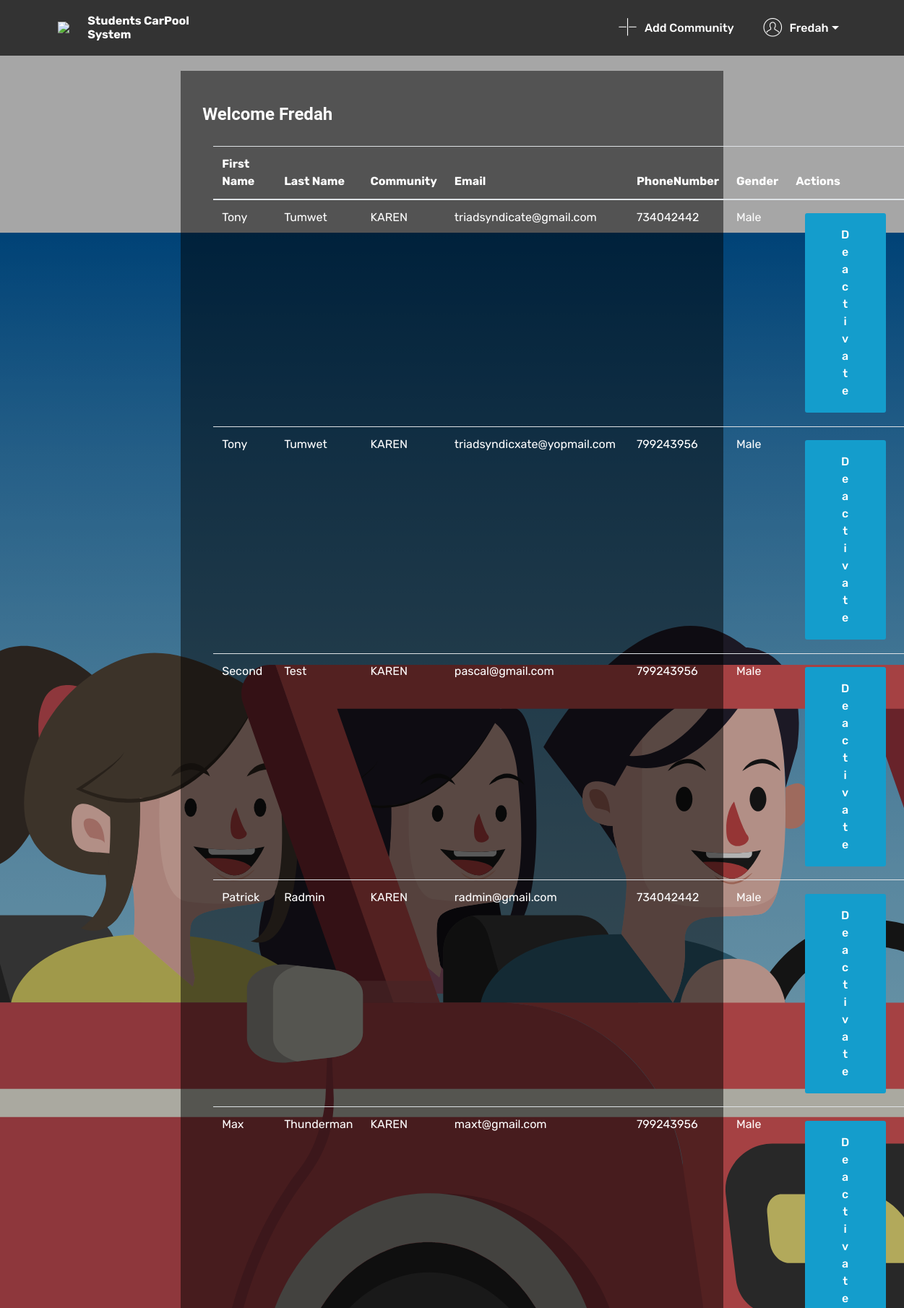
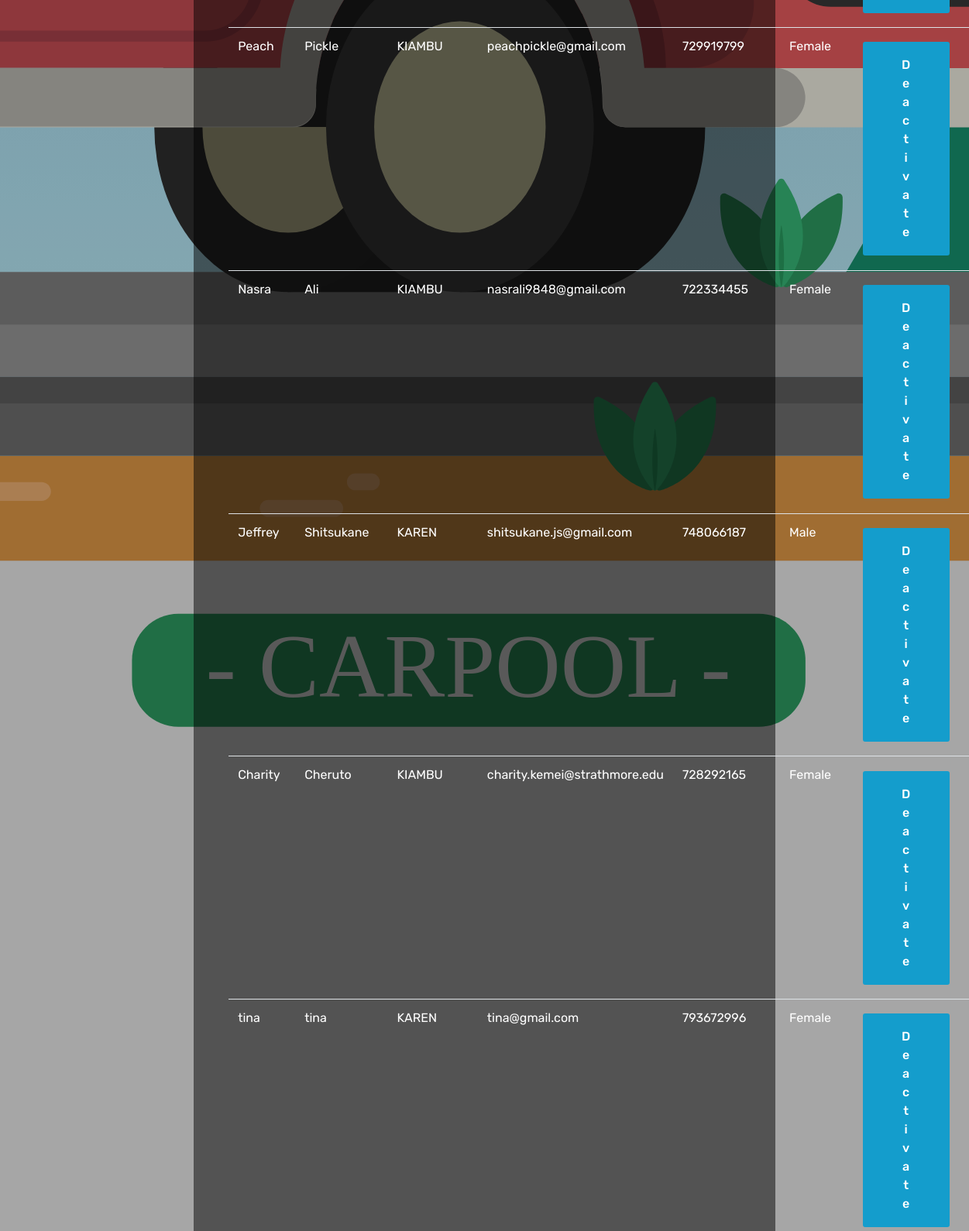
Screenshot of /admin/index.php (signed in, upper part) with the database file from the repository (2 pictures, top to bottom).
### tables this page shows
CREATE TABLE IF NOT EXISTS `carpool_users` (
  `user_id` int(11) NOT NULL,
  `firstname` text NOT NULL,
  `lastname` text NOT NULL,
  `email` varchar(255) NOT NULL,
  `password` varchar(255) NOT NULL,
  `phonenumber` varchar(10) NOT NULL,
  `idnumber` varchar(12) NOT NULL,
  `gender` text NOT NULL,
  `dateofbirth` date DEFAULT NULL,
  `community` text NOT NULL,
  `address` varchar(255) NOT NULL,
  `user_group_id` int(11) DEFAULT NULL,
  `active` varchar(10) NOT NULL DEFAULT 'FALSE',
  `new_account` varchar(11) NOT NULL DEFAULT 'TRUE'
);

### admin/index.php (the view, shortened to what this page needs)
<?php
$conn = OpenCon();
if (isset($_SESSION['fname'])) {
if ($_SESSION['user_group_id']=='3') {
$getSql = "SELECT * FROM carpool_users";
$driverdata = $conn->query($getSql);
?>
<!DOCTYPE html>
<html  >
<head>
  <link rel="stylesheet" href="../assets/web/assets/mobirise-icons/mobirise-icons.css">
  <link rel="stylesheet" href="../assets/tether/tether.min.css">
  <link rel="stylesheet" href="../assets/bootstrap/css/bootstrap.min.css">
  <link rel="stylesheet" href="../assets/bootstrap/css/bootstrap-grid.min.css">
  <link rel="stylesheet" href="../assets/bootstrap/css/bootstrap-reboot.min.css">
  <link rel="stylesheet" href="../assets/dropdown/css/style.css">
  <link rel="stylesheet" href="../assets/theme/css/style.css">
  <link rel="stylesheet" href="../assets/mobirise/css/mbr-additional.css" type="text/css">
  <link rel="stylesheet" href="../assets/custom/multistep.css">
</head>
<body>
  <?php include '../layouts/adminNav.php'; ?>
<section class="header9 cid-ruv4FB75N7 mbr-fullscreen mbr-parallax-background" id="header9-1">
      <div class="mbr-overlay" style="opacity: 0.3; background-color: black;">
    </div>
    <div style="background-color:rgba(0, 0, 0, 0.5); margin-top:4%; width:60%;" class="container">
        <div  class="media-container-column mbr-white col-lg-8 col-md-10">
          <h4 style="color:white;" class="align-left mbr-bold pt-5 pb-3 mbr-fonts-style display-6">Welcome <?php echo $_SESSION['fname']; ?></h4>
          <div class="container scroll">
            <table class="table isSearch" cellspacing="0">
              <thead>
                <tr class="table-heads">
                  <th class="head-item mbr-fonts-style display-7">First Name</th>
                  <th class="head-item mbr-fonts-style display-7">Last Name</th>
                  <th class="head-item mbr-fonts-style display-7">Community</th>
                  <th class="head-item mbr-fonts-style display-7">Email</th>
                  <th class="head-item mbr-fonts-style display-7">PhoneNumber</th>
                  <th class="head-item mbr-fonts-style display-7">Gender</th>
                  <th class="head-item mbr-fonts-style display-7">Actions</th>
                </tr>
              </thead>
              <tbody>
                <?php while ($rowdriver = $driverdata->fetch_assoc()) {
                    ?>
                <tr>
                  <td class="body-item mbr-fonts-style display-7"><?php echo $rowdriver['firstname']; ?></td>
                  <td class="body-item mbr-fonts-style display-7"><?php echo $rowdriver['lastname']; ?></td>
                  <td class="body-item mbr-fonts-style display-7"><?php echo $rowdriver['community']; ?></td>
                  <td class="body-item mbr-fonts-style display-7"><?php echo $rowdriver['email']; ?></td>
                  <td class="body-item mbr-fonts-style display-7"><?php echo $rowdriver['phonenumber']; ?></td>
                  <td class="body-item mbr-fonts-style display-7"><?php echo $rowdriver['gender']; ?></td>
                  <td class="body-item mbr-fonts-style display-7"class="body-item mbr-fonts-style display-7"><a class="btn btn-primary" href="deactivate.php?id=<?php echo $rowdriver['user_id']; ?>">Deactivate</a></td>
                </tr>
              <?php }?>
              </tbody>
            </table>
          </div>
    </div>
    </div>
</section>
</body>
</html>
<?php }else {
header('Location: ../login.php');
} }else {
header('Location: ../login.php');
}?>

### assets/theme/css/style.css (style rules this page uses)
section { background-color: #eeeeee; }
section, .container, .container-fluid { position: relative; word-wrap: break-word; }
a { font-style: normal; font-weight: 400; cursor: pointer; }
a, a:hover { text-decoration: none; }
body { color: #232323; }
h1, h2, h3, h4, h5, h6, .h1, .h2, .h3, .h4, .h5, .h6, .display-1, .display-2, .display-3, .display-4 { line-height: 1; word-break: break-word; word-wrap: break-word; }
body { position: relative; }
section { background-position: 50% 50%; background-repeat: no-repeat; background-size: cover; }
.mbr-white { color: #ffffff; }
.align-left { text-align: left; }
.mbr-bold { font-weight: 700; }
.media-container-column { display: -ms-flexbox; display: -webkit-flex; display: flex; -webkit-flex-direction: column; -ms-flex-direction: column; flex-direction: column; -webkit-flex-wrap: wrap; -ms-flex-wrap: wrap; flex-wrap: wrap; -webkit-justify-content: center; -ms-flex-pack: center; justify-content: center; -webkit-align-content: center; -ms-flex-line-pack: center; align-content: center; -webkit-align-items: stretch; -ms-flex-align: stretch; align-items: stretch; }
.media-container-column > * { width: 100%; }
.mbr-fullscreen .mbr-overlay { min-height: 100vh; }
.mbr-fullscreen { display: flex; display: -webkit-flex; display: -moz-flex; display: -ms-flex; display: -o-flex; align-items: center; -webkit-align-items: center; min-height: 100vh; padding-top: 3rem; padding-bottom: 3rem; }

### assets/mobirise/css/mbr-additional.css (style rules this page uses)
body { font-style: normal; line-height: 1.5; }
.display-7 { font-family: 'Rubik', sans-serif; font-size: 1rem; }
.btn { font-weight: 500; border-width: 2px; font-style: normal; letter-spacing: 1px; margin: .4rem .8rem; white-space: normal; -webkit-transition: all 0.3s ease-in-out; -moz-transition: all 0.3s ease-in-out; transition: all 0.3s ease-in-out; display: inline-flex; align-items: center; justify-content: center; word-break: break-word; -webkit-align-items: center; -webkit-justify-content: center; display: -webkit-inline-flex; padding: 1rem 3rem; border-radius: 3px; }
.btn-primary, .btn-primary:active { background-color: #149dcc !important; border-color: #149dcc !important; color: #ffffff !important; }
a, a:hover { color: #149dcc; }
.mbr-overlay { background-color: #000; bottom: 0; left: 0; opacity: .5; position: absolute; right: 0; top: 0; z-index: 0; pointer-events: none; }
html, body { height: auto; min-height: 100vh; }
.cid-ruv4FB75N7 { background-image: url("../../../assets/images/carpool.svg"); }

### assets/custom/multistep.css (style rules this page uses)
body { color: #fff; background: #63738a; font-family: 'Roboto', sans-serif; }
.form-control, .btn { border-radius: 3px; }

### rows the page displays
carpool_users: firstname "Tony", lastname "Tumwet", community "KAREN", email "triadsyndicate@gmail.com", phonenumber "734042442", gender "Male"
carpool_users: firstname "Tony", lastname "Tumwet", community "KAREN", email "triadsyndicxate@yopmail.com", phonenumber "799243956", gender "Male"
carpool_users: firstname "Second", lastname "Test", community "KAREN", email "pascal@gmail.com", phonenumber "799243956", gender "Male"
carpool_users: firstname "Patrick", lastname "Radmin", community "KAREN", email "radmin@gmail.com", phonenumber "734042442", gender "Male"
carpool_users: firstname "Max", lastname "Thunderman", community "KAREN", email "maxt@gmail.com", phonenumber "799243956", gender "Male"
carpool_users: firstname "Peach", lastname "Pickle", community "KIAMBU", email "peachpickle@gmail.com", phonenumber "729919799", gender "Female"
carpool_users: firstname "Nasra", lastname "Ali", community "KIAMBU", email "nasrali9848@gmail.com", phonenumber "722334455", gender "Female"
carpool_users: firstname "Jeffrey", lastname "Shitsukane", community "KAREN", email "shitsukane.js@gmail.com", phonenumber "748066187", gender "Male"
carpool_users: firstname "Charity", lastname "Cheruto", community "KIAMBU", email "charity.kemei@strathmore.edu", phonenumber "728292165", gender "Female"
carpool_users: firstname "tina", lastname "tina", community "KAREN", email "tina@gmail.com", phonenumber "793672996", gender "Female"

### other values shown
$_SESSION['fname'] "Fredah"
